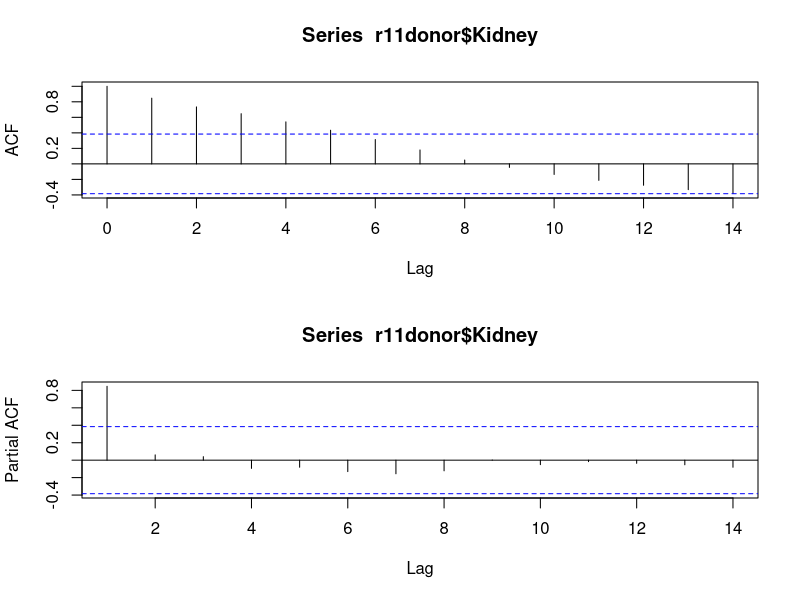

Write R code to recreate this figure. (Note: this script raises an error after producing the figure.)
##########################
# Forecasting R11 
# We need to forecast the r11 donors and the model residuals.
# Time series model of r11 donors
##########################
library(forecast)
library(boot)

setwd("~/Projects")
setwd("./Project3/TransplantData/")

r11donor<-read.table("R11donor.csv", sep = ",", header = T)

uva <- read.table("UVAxplant.csv", sep = ",", header = T)
duke <- read.table("Dukexplant.csv", sep = ",", header = T)
mcv <- read.table("MCVxplant.csv", sep = ",", header = T)

setwd("~/Box Documents/project/figures/")

uvaduke <- uva$Kidney - duke$Kidney
uvaduke.lm <- lm(uvaduke ~ r11donor$Kidney)
#=======================================================
# UVa-Duke TS LM model
#=======================================================
# Adding the time series model
# AR(4)
uvaduke.lm.e1 <- uvaduke.lm$resid[4:24] # new var..1 AR term put resid into AR
uvaduke.lm.e2 <- uvaduke.lm$resid[3:23] # new var..1 AR term put resid into AR
uvaduke.lm.e3 <- uvaduke.lm$resid[2:22] # new var..1 AR term put resid into AR
uvaduke.lm.e4 <- uvaduke.lm$resid[1:21] # new var..1 AR term put resid into AR
r11k <- r11donor$Kidney[5:25] # need lag of use 1-24 to pred 2-25
uvaduke <- uva$Kidney[5:25] - duke$Kidney[5:25] # lag from 1-24 to pred 2-25 diff
uvaduke.dm <- data.frame(uvaduke, r11k, uvaduke.lm.e1,uvaduke.lm.e2,uvaduke.lm.e3,uvaduke.lm.e4)
# Linear model with time series component
uvaduke.lm2<- lm(uvaduke ~ ., data = uvaduke.dm)


par(mfrow = c(2,1))
acf(r11donor$Kidney)
pacf(r11donor$Kidney) # AR(1) is good
par(mfrow = c(1,1))
# Time series model of R11 donors.
r11.ar <- ar(r11donor$Kidney[-26])
# Forecast of R11 donors
r11.ar.f <- forecast(r11.ar, h = 1) 
#------------------------------------------------------------------------------
# Model Dependent
#------------------------------------------------------------------------------
#
# Creating the new data data fame
#uvaduke.nd <- data.frame(r11k = r11.ar.f$mean,uvaduke.lm.e1 = uvaduke.lm.e1[24])
uvaduke.nd <- data.frame(r11k = r11.ar.f$mean,
                         uvaduke.lm.e1 = uvaduke.lm.e1[21],
                         uvaduke.lm.e2 = uvaduke.lm.e2[21],
                         uvaduke.lm.e3 = uvaduke.lm.e3[21],
                         uvaduke.lm.e4 = uvaduke.lm.e4[21]
                         )
# include r11 forecast and resid term and the use predict
# Predicting the linear model
predict(uvaduke.lm2, newdata = uvaduke.nd, se.fit = T)
# Bootstrap prediction
uvaduke.boot <- RFB(uvaduke.dm, model = uvaduke.lm2, 
                   ndata = uvaduke.nd, num = 2000 )
# Bootstrap plot 
plot(uvaduke.boot, index = 1)
##figure diffhist.pdf
plot(uvaduke.boot, index = 1, main = "UVA−MCV Kidey Transplants")
# 2 Sided CI
uvaduke.ci <- boot.ci(uvaduke.boot,index =1)
uvaduke.ci
# Plot of predictions for each value of the pw and the confidence intervals
uvaduke <- uva$Kidney[-26]-duke$Kidney[-26]
plot( uvaduke[-26]~uva$Year[-26], xlim = c(1988, 2013), type = "l", xlab = "Years", ylab = "No. of Kidney", main = "Predicted Numbers of UVA Kidney Transplants", ylim = c(-80, 50))
points(2013, uvaduke.boot$t0[1], pch = 19)
segments(2013, uvaduke.boot$t0,  2013, uvaduke.ci$percent[4], lty = "dashed" )
segments(2013, uvaduke.boot$t0,  2013, uvaduke.ci$percent[5], lty = "dashed" )
points(2012.5, uva$Kidney[26]-duke$Kidney[26])
abline(h = 0)
legend(1990,-40, legend = c("Predicted", "Current"), pch = c(19, 1))
#used forecasting for R11
#***************************************************
# 
#  Simulation for Improved CI
#
#***************************************************
# Simulating the results from R11 and the UVA transplant time series
# Get mean and SD for the time series inputs
# Forecast of R11 donors gives 
# parameters for the simulation
r11.ar.f <- predict(r11.ar, se.fit = T) 
r11.ar.f
# Simulating the predictor to obtain CI
#------------------------------------------------------------------------------
# Model Input
#------------------------------------------------------------------------------
uvaduke.sim <- RFBSIM2(uvaduke.dm, model = uvaduke.lm2, ndata = uvaduke.nd, num = 2000, predse = data.frame(r11k = c(1, r11.ar.f$se)) )
plot(uvaduke.sim, index = 1)
##############
# 2 sided CI
uvaduke.sim.ci <- boot.ci(uvaduke.sim, index = 1)
uvaduke.sim.ci
quantile(uvaduke.sim$t, c(.025, .975))
hist(uvaduke.sim$t)
# Plot of difference of UVA and MCV in no. of transplants
uvaduke <- uva$Kidney[-26]-duke$Kidney[-26]
png('~/Box Documents/project/figures/pred_uva-duke_kid.png', width=900, height=600)
plot( uvaduke~uva$Year[-26], xlim = c(1988, 2013), type = "l", 
      xlab = "Years", ylab = "No. of Kidney", 
      main = "Predicted Difference Between UVA and Duke Kidney Transplants", 
      ylim = c(min(uvaduke[-26]), max(uvaduke[-26])))
      #ylim = c(uvaduke.sim.ci$percent[4], max(uvaduke[-26])))
#Bootstrapped predictions
points(2013, uvaduke.boot$t0[1], pch = 19)
segments(2013, uvaduke.boot$t0,  2013, uvaduke.ci$percent[4], lty = "dashed" )
segments(2013, uvaduke.boot$t0,  2013, uvaduke.ci$percent[5], lty = "dashed" )
#Simulation predictions
points(2013.5, median(uvaduke.sim$t), pch = 17)
segments(2013.5, median(uvaduke.sim$t),  2013.5, uvaduke.sim.ci$percent[4], lty = "dashed" )
segments(2013.5, median(uvaduke.sim$t),  2013.5, uvaduke.sim.ci$percent[5], lty = "dashed" )
abline(h = 0)
points(2012.5, uva$Kidney[26]-duke$Kidney[26]) # Current value
legend(1990,-40, legend = c("Bootstrap", "Current", "Simulation"), pch = c(19, 1, 17))
# are the ranges close to 0??? including ConfInt? the 
# subdata functions??? 
dev.off()
median(uvaduke.sim$t)
uvaduke.sim.ci$percent[4]
uvaduke.sim.ci$percent[5]

uvaduke.boot$t0[1]
uvaduke.ci$percent[4]
uvaduke.ci$percent[5]

uva$Kidney[26]-duke$Kidney[26]
